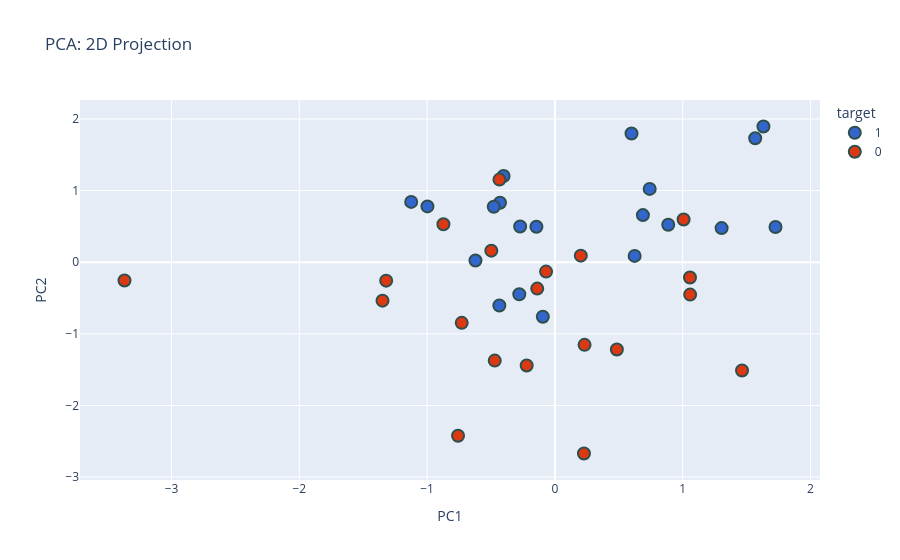

Write notebook code for a chart like this one.
### Code cell
import numpy as np
import plotly.express as px

# Strip away any imaginary parts (+0.0j) from the numpy eig calculation
new_df['PC1'] = np.real(new_df['PC1'])
new_df['PC2'] = np.real(new_df['PC2'])

# Target conversion
new_df['target'] = new_df['target'].astype('str')

# Now plot as normal
fig = px.scatter(
    data_frame=new_df,
    x='PC1',
    y='PC2',
    color='target',
    color_discrete_sequence=px.colors.qualitative.G10,
    title='PCA: 2D Projection'
)

fig.update_traces(
    marker=dict(size=12, line=dict(width=2, color='DarkSlateGrey')),
    selector=dict(mode='markers')
)

fig.show()

### Figure 1 — Plotly figure (JSON) as saved in the notebook; plotly's stock layout.template omitted (floating-point values rounded to 4 significant figures)
{"data": [{"hovertemplate": "target=1<br>PC1=%{x}<br>PC2=%{y}<extra></extra>", "legendgroup": "1", "marker": {"color": "#3366CC", "line": {"color": "DarkSlateGrey", "width": 2}, "size": 12, "symbol": "circle"}, "mode": "markers", "name": "1", "orientation": "v", "showlegend": true, "type": "scatter", "x": [0.5994, -0.2719, -0.6216, 1.567, -0.4015, 1.726, -0.4294, 0.8867, 0.6886, -0.4784, 1.305, 0.7417, -1.125, -0.4348, -0.2787, 1.632, -0.1446, 0.624, -0.9974, -0.09456], "xaxis": "x", "y": [1.796, 0.4982, 0.02311, 1.731, 1.203, 0.4925, 0.8293, 0.5227, 0.6581, 0.7744, 0.4766, 1.024, 0.8422, -0.6038, -0.4476, 1.895, 0.4949, 0.08837, 0.7789, -0.7616], "yaxis": "y"}, {"hovertemplate": "target=0<br>PC1=%{x}<br>PC2=%{y}<extra></extra>", "legendgroup": "0", "marker": {"color": "#DC3912", "line": {"color": "DarkSlateGrey", "width": 2}, "size": 12, "symbol": "circle"}, "mode": "markers", "name": "0", "orientation": "v", "showlegend": true, "type": "scatter", "x": [1.057, -1.32, -0.4708, -0.4337, 0.2273, 1.007, -0.8722, -3.368, -0.729, -0.06918, 0.4848, 1.058, 0.2028, -0.7579, -0.1383, -0.2208, 0.2321, 1.464, -1.349, -0.4975], "xaxis": "x", "y": [-0.2127, -0.257, -1.373, 1.153, -2.67, 0.596, 0.5307, -0.2546, -0.8465, -0.131, -1.218, -0.452, 0.09181, -2.423, -0.3684, -1.442, -1.153, -1.511, -0.5361, 0.1614], "yaxis": "y"}], "layout": {"legend": {"title": {"text": "target"}, "tracegroupgap": 0}, "title": {"text": "PCA: 2D Projection"}, "xaxis": {"anchor": "y", "domain": [0, 1], "title": {"text": "PC1"}}, "yaxis": {"anchor": "x", "domain": [0, 1], "title": {"text": "PC2"}}}}
